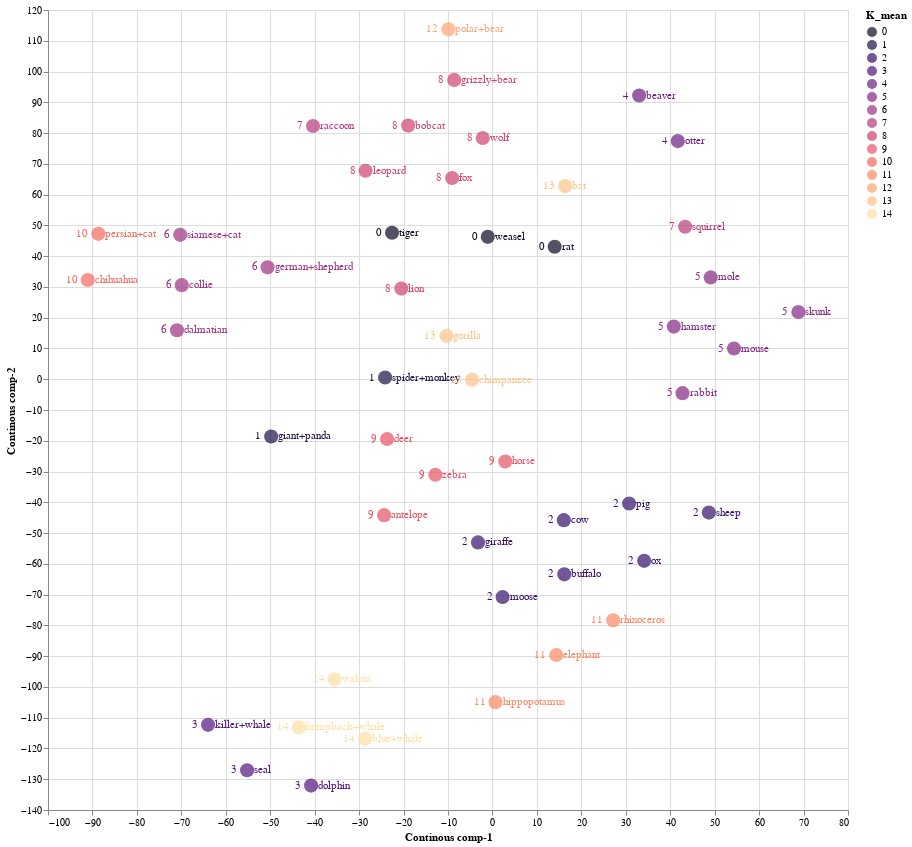

Write notebook code for a chart like this one.
### Code cell
source = tsne_continous_df1

points = alt.Chart(source).mark_circle(size=200).encode(
    x='Continous comp-1:Q',
    y='Continous comp-2:Q',
    color=alt.Color('K_mean:N', scale=alt.Scale(scheme='Magma'))
    ).properties(
    width=800,
    height=800
)

text1 = points.mark_text(
    align='left',
    baseline='middle',
    dx=7
).encode(
    text='index:N'
)

text2 = points.mark_text(
    align='right',
    baseline='middle',
    dx=-10
).encode(
    text='K_mean:N'
)

points.interactive() + text1 + text2

### Figure 1 — Vega-Lite specification as saved in the notebook (floating-point values rounded to 4 significant figures)
{"config": {"view": {"continuousWidth": 400, "continuousHeight": 300}}, "layer": [{"mark": {"type": "circle", "size": 200}, "encoding": {"color": {"field": "K_mean", "scale": {"scheme": "Magma"}, "type": "nominal"}, "x": {"field": "Continous comp-1", "type": "quantitative"}, "y": {"field": "Continous comp-2", "type": "quantitative"}}, "height": 800, "selection": {"selector001": {"type": "interval", "bind": "scales", "encodings": ["x", "y"]}}, "width": 800}, {"mark": {"type": "text", "align": "left", "baseline": "middle", "dx": 7}, "encoding": {"color": {"field": "K_mean", "scale": {"scheme": "Magma"}, "type": "nominal"}, "text": {"field": "index", "type": "nominal"}, "x": {"field": "Continous comp-1", "type": "quantitative"}, "y": {"field": "Continous comp-2", "type": "quantitative"}}, "height": 800, "width": 800}, {"mark": {"type": "text", "align": "right", "baseline": "middle", "dx": -10}, "encoding": {"color": {"field": "K_mean", "scale": {"scheme": "Magma"}, "type": "nominal"}, "text": {"field": "K_mean", "type": "nominal"}, "x": {"field": "Continous comp-1", "type": "quantitative"}, "y": {"field": "Continous comp-2", "type": "quantitative"}}, "height": 800, "width": 800}], "data": {"name": "data-0282bf937db61b6f588a1b40b39a9a2a"}, "$schema": "https://vega.github.io/schema/vega-lite/v4.17.0.json", "datasets": {"data-0282bf937db61b6f588a1b40b39a9a2a": [{"Continous comp-1": -24.37, "Continous comp-2": -44.18, "index": "antelope", "order": "ARTIODACTYLA", "family": "BOVIDAE", "K_mean": 9}, {"Continous comp-1": -8.602, "Continous comp-2": 97.28, "index": "grizzly+bear", "order": "CARNIVORA", "family": "URSIDAE", "K_mean": 8}, {"Continous comp-1": -63.99, "Continous comp-2": -112.3, "index": "killer+whale", "order": "ARTIODACTYLA", "family": "DELPHINIDAE", "K_mean": 3}, {"Continous comp-1": 33.01, "Continous comp-2": 92.21, "index": "beaver", "order": "RODENTIA", "family": "APLODONTIIDAE", "K_mean": 4}, {"Continous comp-1": -70.98, "Continous comp-2": 15.93, "index": "dalmatian", "order": "CARNIVORA", "family": "CANIDAE", "K_mean": 6}, {"Continous comp-1": -88.67, "Continous comp-2": 47.24, "index": "persian+cat", "order": "CARNIVORA", "family": "FELIDAE", "K_mean": 10}, {"Continous comp-1": 2.886, "Continous comp-2": -26.73, "index": "horse", "order": "PERISSODACTYLA", "family": "EQUIDAE", "K_mean": 9}, {"Continous comp-1": -50.6, "Continous comp-2": 36.37, "index": "german+shepherd", "order": "CARNIVORA", "family": "CANIDAE", "K_mean": 6}, {"Continous comp-1": -28.67, "Continous comp-2": -116.8, "index": "blue+whale", "order": "ARTIODACTYLA", "family": "BALAENOPTERIDAE", "K_mean": 14}, {"Continous comp-1": -70.25, "Continous comp-2": 46.94, "index": "siamese+cat", "order": "CARNIVORA", "family": "FELIDAE", "K_mean": 6}, {"Continous comp-1": 68.84, "Continous comp-2": 21.85, "index": "skunk", "order": "CARNIVORA", "family": "MEPHITIDAE", "K_mean": 5}, {"Continous comp-1": 49.11, "Continous comp-2": 33.09, "index": "mole", "order": "EULIPOTYPHLA", "family": "TALPIDAE", "K_mean": 5}, {"Continous comp-1": -22.59, "Continous comp-2": 47.59, "index": "tiger", "order": "CARNIVORA", "family": "FELIDAE", "K_mean": 0}, {"Continous comp-1": 0.6964, "Continous comp-2": -105.0, "index": "hippopotamus", "order": "ARTIODACTYLA", "family": "HIPPOPOTAMIDAE", "K_mean": 11}, {"Continous comp-1": -28.56, "Continous comp-2": 67.74, "index": "leopard", "order": "CARNIVORA", "family": "FELIDAE", "K_mean": 8}, {"Continous comp-1": 2.285, "Continous comp-2": -70.77, "index": "moose", "order": "ARTIODACTYLA", "family": "CERVIDAE", "K_mean": 2}, {"Continous comp-1": -24.16, "Continous comp-2": 0.5583, "index": "spider+monkey", "order": "PRIMATES", "family": "ATELIDAE", "K_mean": 1}, {"Continous comp-1": -43.53, "Continous comp-2": -113.1, "index": "humpback+whale", "order": "ARTIODACTYLA", "family": "BALAENOPTERIDAE", "K_mean": 14}, {"Continous comp-1": 14.37, "Continous comp-2": -89.64, "index": "elephant", "order": "PROBOSCIDEA", "family": "ELEPHANTIDAE", "K_mean": 11}, {"Continous comp-1": -10.34, "Continous comp-2": 14.1, "index": "gorilla", "order": "PRIMATES", "family": "HOMINIDAE", "K_mean": 13}, {"Continous comp-1": 34.14, "Continous comp-2": -59.02, "index": "ox", "order": "ARTIODACTYLA", "family": "BOVIDAE", "K_mean": 2}, {"Continous comp-1": -9.065, "Continous comp-2": 65.4, "index": "fox", "order": "CARNIVORA", "family": "CANIDAE", "K_mean": 8}, {"Continous comp-1": 48.69, "Continous comp-2": -43.34, "index": "sheep", "order": "ARTIODACTYLA", "family": "BOVIDAE", "K_mean": 2}, {"Continous comp-1": -55.2, "Continous comp-2": -127.1, "index": "seal", "order": "CARNIVORA", "family": "PHOCIDAE", "K_mean": 3}, {"Continous comp-1": -4.581, "Continous comp-2": -0.1476, "index": "chimpanzee", "order": "PRIMATES", "family": "HOMINIDAE", "K_mean": 13}, {"Continous comp-1": 40.81, "Continous comp-2": 17.11, "index": "hamster", "order": "RODENTIA", "family": "CRICETIDAE", "K_mean": 5}, {"Continous comp-1": 43.35, "Continous comp-2": 49.57, "index": "squirrel", "order": "RODENTIA", "family": "SCIURIDAE", "K_mean": 7}, {"Continous comp-1": 27.17, "Continous comp-2": -78.37, "index": "rhinoceros", "order": "PERISSODACTYLA", "family": "RHINOCEROTIDAE", "K_mean": 11}, {"Continous comp-1": 42.77, "Continous comp-2": -4.521, "index": "rabbit", "order": "LAGOMORPHA", "family": "LEPORIDAE", "K_mean": 5}, {"Continous comp-1": 16.37, "Continous comp-2": 62.78, "index": "bat", "order": "CHIROPTERA", "family": "PHYLLOSTOMIDAE", "K_mean": 13}, {"Continous comp-1": -3.245, "Continous comp-2": -53.04, "index": "giraffe", "order": "ARTIODACTYLA", "family": "GIRAFFIDAE", "K_mean": 2}, {"Continous comp-1": -2.179, "Continous comp-2": 78.38, "index": "wolf", "order": "CARNIVORA", "family": "CANIDAE", "K_mean": 8}, {"Continous comp-1": -91.06, "Continous comp-2": 32.26, "index": "chihuahua", "order": "CARNIVORA", "family": "CANIDAE", "K_mean": 10}, {"Continous comp-1": 14.0, "Continous comp-2": 43.04, "index": "rat", "order": "RODENTIA", "family": "CRICETIDAE", "K_mean": 0}, {"Continous comp-1": -1.051, "Continous comp-2": 46.27, "index": "weasel", "order": "CARNIVORA", "family": "MUSTELIDAE", "K_mean": 0}, {"Continous comp-1": 41.71, "Continous comp-2": 77.39, "index": "otter", "order": "CARNIVORA", "family": "MUSTELIDAE", "K_mean": 4}, {"Continous comp-1": 16.17, "Continous comp-2": -63.4, "index": "buffalo", "order": "ARTIODACTYLA", "family": "BOVIDAE", "K_mean": 2}, {"Continous comp-1": -12.85, "Continous comp-2": -31.06, "index": "zebra", "order": "PERISSODACTYLA", "family": "EQUIDAE", "K_mean": 9}, {"Continous comp-1": -49.78, "Continous comp-2": -18.61, "index": "giant+panda", "order": "CARNIVORA", "family": "URSIDAE", "K_mean": 1}, {"Continous comp-1": -23.7, "Continous comp-2": -19.41, "index": "deer", "order": "ARTIODACTYLA", "family": "CERVIDAE", "K_mean": 9}, {"Continous comp-1": -18.96, "Continous comp-2": 82.43, "index": "bobcat", "order": "CARNIVORA", "family": "FELIDAE", "K_mean": 8}, {"Continous comp-1": 30.75, "Continous comp-2": -40.39, "index": "pig", "order": "ARTIODACTYLA", "family": "SUIDAE", "K_mean": 2}, {"Continous comp-1": -20.49, "Continous comp-2": 29.46, "index": "lion", "order": "CARNIVORA", "family": "FELIDAE", "K_mean": 8}, {"Continous comp-1": 54.34, "Continous comp-2": 9.972, "index": "mouse", "order": "RODENTIA", "family": "CRICETIDAE", "K_mean": 5}, {"Continous comp-1": -9.917, "Continous comp-2": 113.7, "index": "polar+bear", "order": "CARNIVORA", "family": "URSIDAE", "K_mean": 12}, {"Continous comp-1": -69.9, "Continous comp-2": 30.58, "index": "collie", "order": "CARNIVORA", "family": "CANIDAE", "K_mean": 6}, {"Continous comp-1": -35.5, "Continous comp-2": -97.54, "index": "walrus", "order": "CARNIVORA", "family": "ODOBENIDAE", "K_mean": 14}, {"Continous comp-1": -40.36, "Continous comp-2": 82.31, "index": "raccoon", "order": "CARNIVORA", "family": "PROCYONIDAE", "K_mean": 7}, {"Continous comp-1": 16.06, "Continous comp-2": -45.79, "index": "cow", "order": "ARTIODACTYLA", "family": "BOVIDAE", "K_mean": 2}, {"Continous comp-1": -40.8, "Continous comp-2": -132.1, "index": "dolphin", "order": "ARTIODACTYLA", "family": "DELPHINIDAE", "K_mean": 3}]}}
